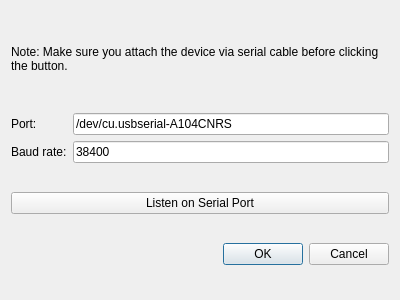
<?xml version="1.0" encoding="UTF-8"?>
<ui version="4.0">
 <class>DlgPairNode</class>
 <widget class="QDialog" name="DlgPairNode">
  <property name="geometry">
   <rect>
    <x>0</x>
    <y>0</y>
    <width>400</width>
    <height>300</height>
   </rect>
  </property>
  <property name="windowTitle">
   <string>Import Cash</string>
  </property>
  <layout class="QVBoxLayout" name="verticalLayout">
   <item>
    <widget class="QLabel" name="label_3">
     <property name="maximumSize">
      <size>
       <width>16777215</width>
       <height>50</height>
      </size>
     </property>
     <property name="text">
      <string>Note: Make sure you attach the device via serial cable before clicking the button.</string>
     </property>
     <property name="wordWrap">
      <bool>true</bool>
     </property>
    </widget>
   </item>
   <item>
    <layout class="QGridLayout" name="gridLayout">
     <item row="0" column="0">
      <widget class="QLabel" name="label">
       <property name="text">
        <string>Port:</string>
       </property>
      </widget>
     </item>
     <item row="0" column="1">
      <widget class="QLineEdit" name="lineEditPort">
       <property name="text">
        <string>/dev/cu.usbserial-A104CNRS</string>
       </property>
      </widget>
     </item>
     <item row="1" column="0">
      <widget class="QLabel" name="label_2">
       <property name="text">
        <string>Baud rate:</string>
       </property>
      </widget>
     </item>
     <item row="1" column="1">
      <widget class="QLineEdit" name="lineEditBaud">
       <property name="text">
        <string>38400</string>
       </property>
      </widget>
     </item>
    </layout>
   </item>
   <item>
    <widget class="QPushButton" name="pushButtonListen">
     <property name="text">
      <string>Listen on Serial Port</string>
     </property>
    </widget>
   </item>
   <item>
    <widget class="QDialogButtonBox" name="buttonBox">
     <property name="standardButtons">
      <set>QDialogButtonBox::Cancel|QDialogButtonBox::Ok</set>
     </property>
    </widget>
   </item>
  </layout>
 </widget>
 <resources/>
 <connections/>
</ui>
